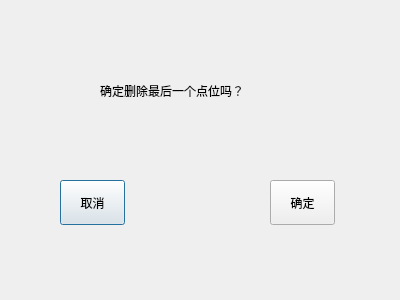
<?xml version="1.0" encoding="UTF-8"?>
<ui version="4.0">
 <class>Delete_Select_Point</class>
 <widget class="QDialog" name="Delete_Select_Point">
  <property name="geometry">
   <rect>
    <x>0</x>
    <y>0</y>
    <width>400</width>
    <height>300</height>
   </rect>
  </property>
  <property name="windowTitle">
   <string>Dialog</string>
  </property>
  <widget class="QLabel" name="display_label">
   <property name="geometry">
    <rect>
     <x>100</x>
     <y>80</y>
     <width>201</width>
     <height>21</height>
    </rect>
   </property>
   <property name="text">
    <string>确定删除最后一个点位吗？</string>
   </property>
  </widget>
  <widget class="QPushButton" name="cancel_button">
   <property name="geometry">
    <rect>
     <x>60</x>
     <y>180</y>
     <width>65</width>
     <height>45</height>
    </rect>
   </property>
   <property name="text">
    <string>取消</string>
   </property>
  </widget>
  <widget class="QPushButton" name="ok_button">
   <property name="geometry">
    <rect>
     <x>270</x>
     <y>180</y>
     <width>65</width>
     <height>45</height>
    </rect>
   </property>
   <property name="text">
    <string>确定</string>
   </property>
  </widget>
 </widget>
 <resources/>
 <connections/>
</ui>
